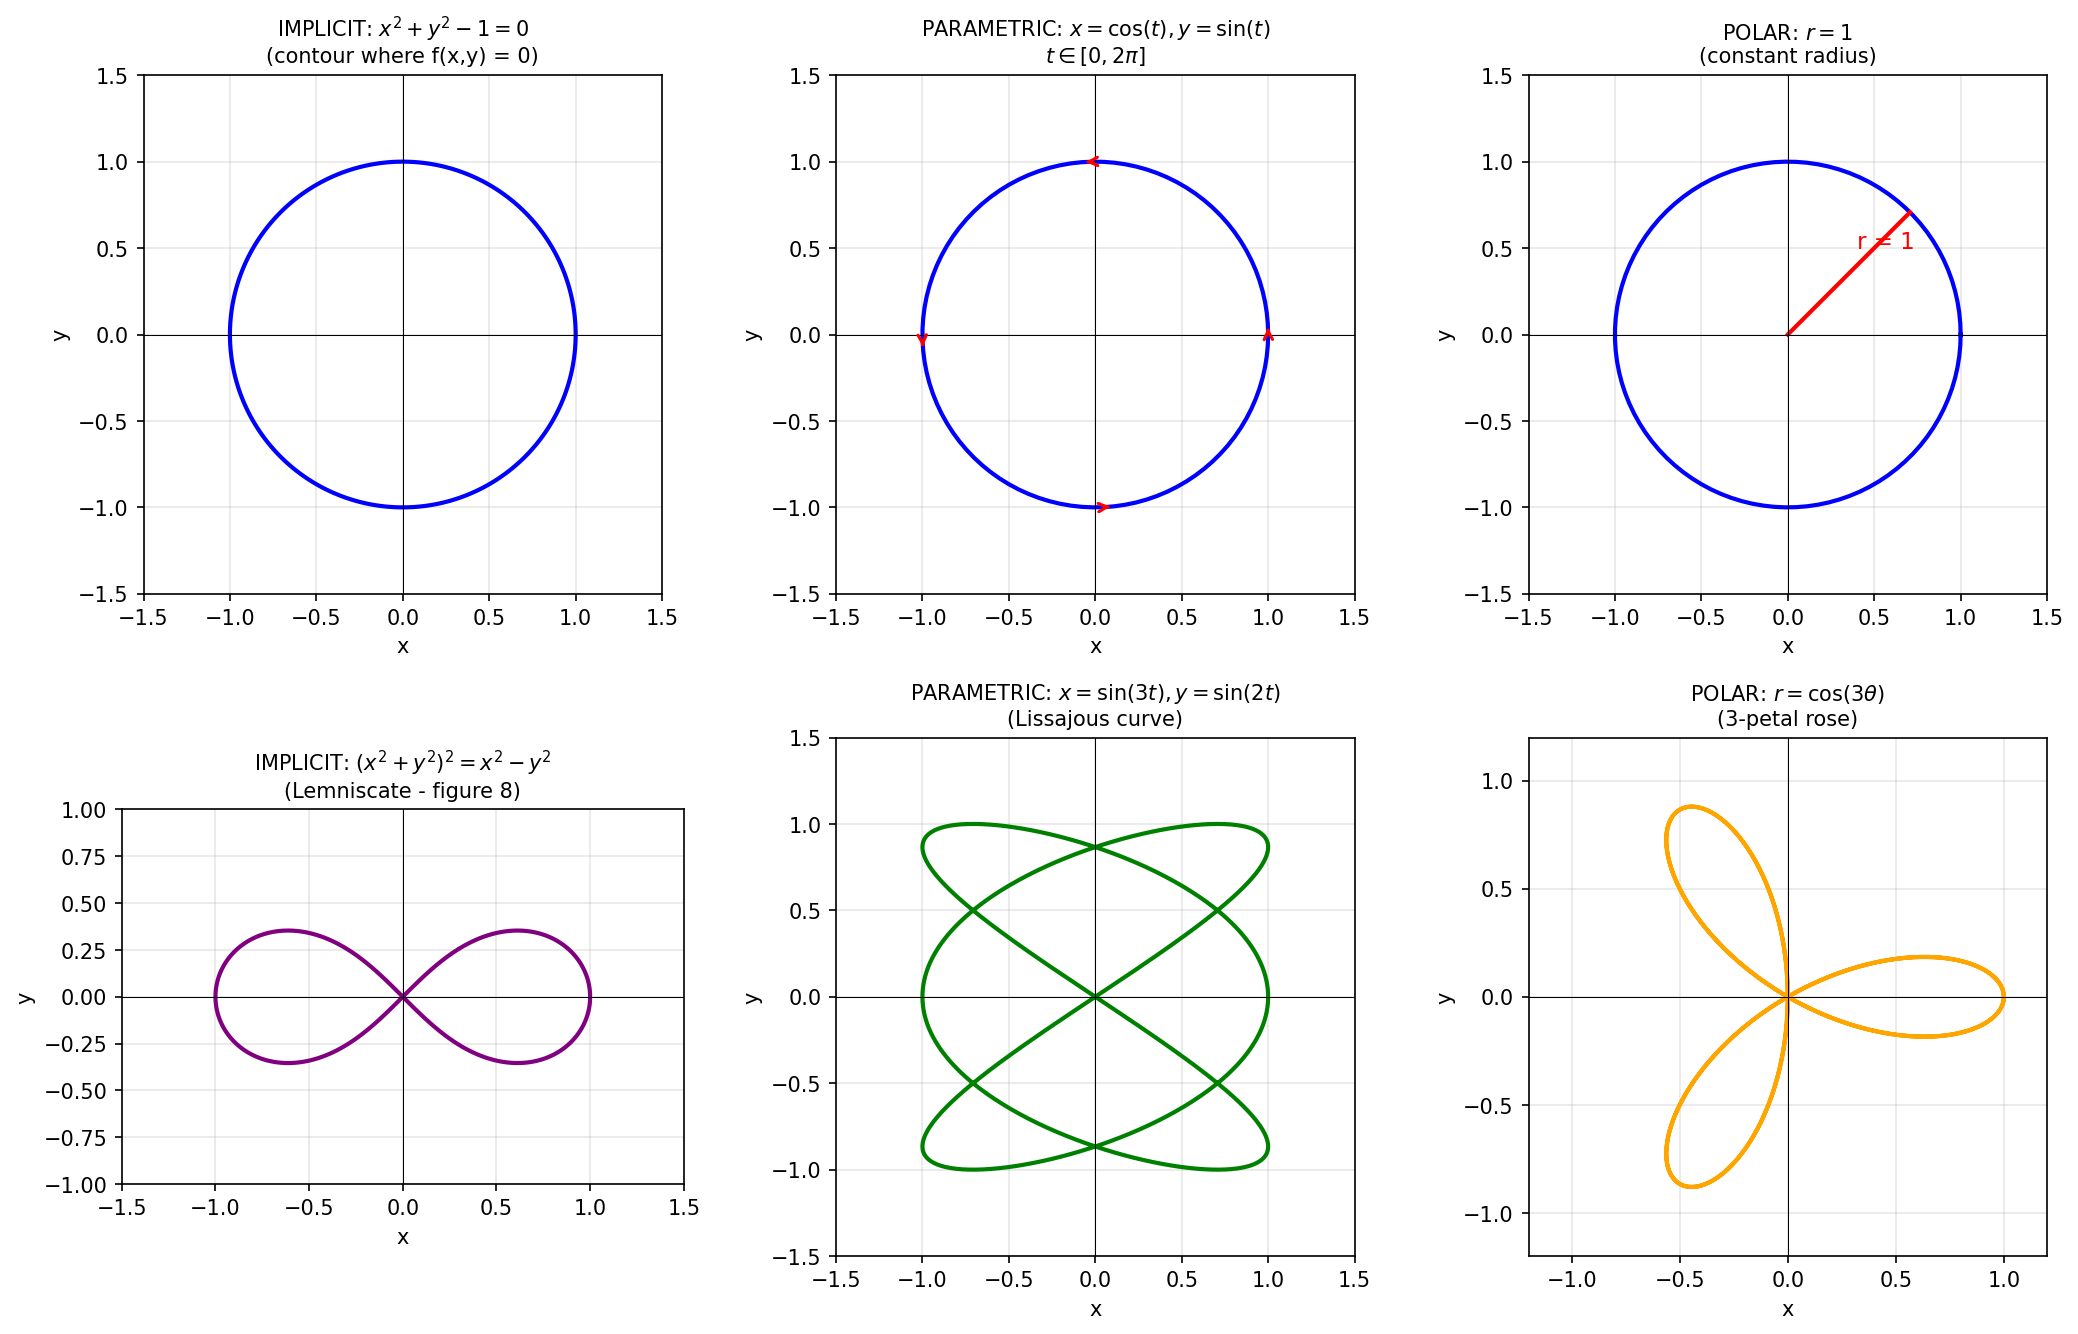

Write the Python code that produced this figure.
"""
Curves That Aren't y = f(x)
===========================
Implicit, Parametric, and Polar representations
"""

import numpy as np
import matplotlib.pyplot as plt

fig, axes = plt.subplots(2, 3, figsize=(14, 9))

# =============================================================================
# ROW 1: THREE WAYS TO PLOT A CIRCLE
# =============================================================================

# Method 1: IMPLICIT - Plot where f(x,y) = 0
ax1 = axes[0, 0]
x = np.linspace(-1.5, 1.5, 400)
y = np.linspace(-1.5, 1.5, 400)
X, Y = np.meshgrid(x, y)
# Circle: x² + y² - 1 = 0
F = X**2 + Y**2 - 1
ax1.contour(X, Y, F, levels=[0], colors='blue', linewidths=2)
ax1.set_xlim(-1.5, 1.5)
ax1.set_ylim(-1.5, 1.5)
ax1.set_aspect('equal')
ax1.axhline(y=0, color='k', linewidth=0.5)
ax1.axvline(x=0, color='k', linewidth=0.5)
ax1.set_title('IMPLICIT: $x^2 + y^2 - 1 = 0$\n(contour where f(x,y) = 0)', fontsize=10)
ax1.set_xlabel('x')
ax1.set_ylabel('y')
ax1.grid(True, alpha=0.3)

# Method 2: PARAMETRIC - x(t), y(t)
ax2 = axes[0, 1]
t = np.linspace(0, 2*np.pi, 100)
x_param = np.cos(t)
y_param = np.sin(t)
ax2.plot(x_param, y_param, 'b-', linewidth=2)
# Show direction with arrows
for i in [0, 25, 50, 75]:
    ax2.annotate('', xy=(x_param[i+1], y_param[i+1]),
                 xytext=(x_param[i], y_param[i]),
                 arrowprops=dict(arrowstyle='->', color='red', lw=1.5))
ax2.set_xlim(-1.5, 1.5)
ax2.set_ylim(-1.5, 1.5)
ax2.set_aspect('equal')
ax2.axhline(y=0, color='k', linewidth=0.5)
ax2.axvline(x=0, color='k', linewidth=0.5)
ax2.set_title('PARAMETRIC: $x=\\cos(t), y=\\sin(t)$\n$t \\in [0, 2\\pi]$', fontsize=10)
ax2.set_xlabel('x')
ax2.set_ylabel('y')
ax2.grid(True, alpha=0.3)

# Method 3: POLAR - r = f(θ)
ax3 = axes[0, 2]
theta = np.linspace(0, 2*np.pi, 100)
r = np.ones_like(theta)  # r = 1 (constant radius = circle)
x_polar = r * np.cos(theta)
y_polar = r * np.sin(theta)
ax3.plot(x_polar, y_polar, 'b-', linewidth=2)
# Show a radius line
ax3.plot([0, np.cos(np.pi/4)], [0, np.sin(np.pi/4)], 'r-', linewidth=2)
ax3.annotate('r = 1', xy=(0.4, 0.5), fontsize=11, color='red')
ax3.set_xlim(-1.5, 1.5)
ax3.set_ylim(-1.5, 1.5)
ax3.set_aspect('equal')
ax3.axhline(y=0, color='k', linewidth=0.5)
ax3.axvline(x=0, color='k', linewidth=0.5)
ax3.set_title('POLAR: $r = 1$\n(constant radius)', fontsize=10)
ax3.set_xlabel('x')
ax3.set_ylabel('y')
ax3.grid(True, alpha=0.3)

# =============================================================================
# ROW 2: MORE INTERESTING CURVES
# =============================================================================

# Implicit: Figure-8 (Lemniscate)
ax4 = axes[1, 0]
x = np.linspace(-1.5, 1.5, 500)
y = np.linspace(-1, 1, 500)
X, Y = np.meshgrid(x, y)
# Lemniscate of Bernoulli: (x² + y²)² = x² - y²
F = (X**2 + Y**2)**2 - (X**2 - Y**2)
ax4.contour(X, Y, F, levels=[0], colors='purple', linewidths=2)
ax4.set_xlim(-1.5, 1.5)
ax4.set_ylim(-1, 1)
ax4.set_aspect('equal')
ax4.axhline(y=0, color='k', linewidth=0.5)
ax4.axvline(x=0, color='k', linewidth=0.5)
ax4.set_title('IMPLICIT: $(x^2+y^2)^2 = x^2-y^2$\n(Lemniscate - figure 8)', fontsize=10)
ax4.set_xlabel('x')
ax4.set_ylabel('y')
ax4.grid(True, alpha=0.3)

# Parametric: Lissajous curve
ax5 = axes[1, 1]
t = np.linspace(0, 2*np.pi, 1000)
x_liss = np.sin(3*t)
y_liss = np.sin(2*t)
ax5.plot(x_liss, y_liss, 'green', linewidth=2)
ax5.set_xlim(-1.5, 1.5)
ax5.set_ylim(-1.5, 1.5)
ax5.set_aspect('equal')
ax5.axhline(y=0, color='k', linewidth=0.5)
ax5.axvline(x=0, color='k', linewidth=0.5)
ax5.set_title('PARAMETRIC: $x=\\sin(3t), y=\\sin(2t)$\n(Lissajous curve)', fontsize=10)
ax5.set_xlabel('x')
ax5.set_ylabel('y')
ax5.grid(True, alpha=0.3)

# Polar: Rose curve
ax6 = axes[1, 2]
theta = np.linspace(0, 2*np.pi, 1000)
r_rose = np.cos(3*theta)  # 3-petal rose
x_rose = r_rose * np.cos(theta)
y_rose = r_rose * np.sin(theta)
ax6.plot(x_rose, y_rose, 'orange', linewidth=2)
ax6.set_xlim(-1.2, 1.2)
ax6.set_ylim(-1.2, 1.2)
ax6.set_aspect('equal')
ax6.axhline(y=0, color='k', linewidth=0.5)
ax6.axvline(x=0, color='k', linewidth=0.5)
ax6.set_title('POLAR: $r = \\cos(3\\theta)$\n(3-petal rose)', fontsize=10)
ax6.set_xlabel('x')
ax6.set_ylabel('y')
ax6.grid(True, alpha=0.3)

plt.tight_layout()
plt.savefig('curves_visualization.png', dpi=150, bbox_inches='tight')
plt.show()

# =============================================================================
# Explanation
# =============================================================================
print("""
================================================================================
              THREE WAYS TO REPRESENT CURVES
================================================================================

WHY CAN'T A CIRCLE BE y = f(x)?
-------------------------------
  A function must give ONE output for each input.

  Circle x² + y² = 1 at x = 0:
    → y² = 1
    → y = +1 OR y = -1  (TWO values!)

  This FAILS the vertical line test → not a function!


METHOD 1: IMPLICIT  f(x, y) = 0
-------------------------------
  Instead of y = f(x), we write:  f(x, y) = 0

  Circle:     x² + y² - 1 = 0
  Ellipse:    x²/a² + y²/b² - 1 = 0
  Hyperbola:  x²/a² - y²/b² - 1 = 0

  ✓ Can represent ANY curve
  ✗ Harder to compute points directly


METHOD 2: PARAMETRIC  x(t), y(t)
--------------------------------
  Use a parameter t to generate both x and y:

  Circle:     x = cos(t), y = sin(t),  t ∈ [0, 2π]
  Ellipse:    x = a·cos(t), y = b·sin(t)
  Spiral:     x = t·cos(t), y = t·sin(t)

  ✓ Easy to compute points (just plug in t)
  ✓ Natural for animation (t = time)
  ✓ Gives direction/orientation


METHOD 3: POLAR  r = f(θ)
-------------------------
  Distance from origin as function of angle:

  Circle:     r = 1  (constant)
  Cardioid:   r = 1 + cos(θ)
  Rose:       r = cos(n·θ)
  Spiral:     r = θ

  ✓ Great for radially symmetric shapes
  ✓ Natural for circular motion


DERIVATIVES FOR THESE CURVES:
-----------------------------

  Parametric dy/dx:
    dy/dx = (dy/dt) / (dx/dt)

  Implicit (using chain rule):
    dy/dx = -(∂f/∂x) / (∂f/∂y)

  Polar:
    dy/dx = (r'sinθ + r·cosθ) / (r'cosθ - r·sinθ)

================================================================================
""")
